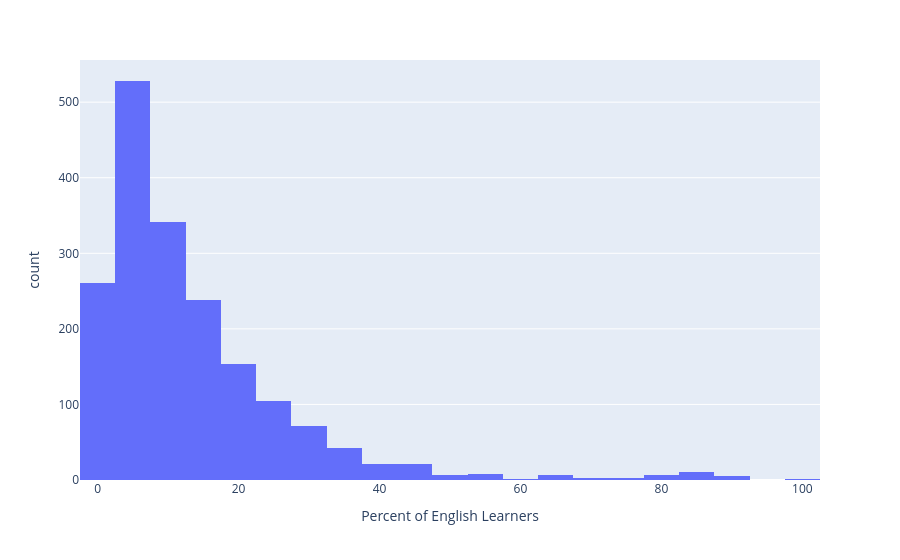

The notebook cell saved with this chart:
### Markdown cell above
#### Task 2c: English Learners
**1.** Create a histogram to view the distribution of the percentage of students who are learning English as a second language in NYC’s public high schools. You'll need to answer the questions that follow.

### Code cell
# Plot the distribution of the % of students who are learning English as a second language in schools
fig = px.histogram(
    schools,
    x="percent_english_learners",
    nbins=40,
    labels={"percent_english_learners": "Percent of English Learners"},
)

fig.show()

### Figure 1 — Plotly figure (JSON) as saved in the notebook; plotly's stock layout.template omitted (floating-point values rounded to 4 significant figures; data arrays with more than 128 entries replaced by an {"elided": "..."} marker saying what was removed)
{"data": [{"alignmentgroup": "True", "bingroup": "x", "hovertemplate": "Percent of English Learners=%{x}<br>count=%{y}<extra></extra>", "legendgroup": "", "marker": {"color": "#636efa", "pattern": {"shape": ""}}, "name": "", "nbinsx": 40, "offsetgroup": "", "orientation": "v", "showlegend": false, "type": "histogram", "x": {"elided": "1834 float values"}, "xaxis": "x", "yaxis": "y"}], "layout": {"autosize": true, "barmode": "relative", "legend": {"tracegroupgap": 0}, "margin": {"t": 60}, "xaxis": {"anchor": "y", "autorange": true, "domain": [0, 1], "range": [-2.5, 102.5], "title": {"text": "Percent of English Learners"}, "type": "linear"}, "yaxis": {"anchor": "x", "autorange": true, "domain": [0, 1], "range": [0, 555.8], "title": {"text": "count"}}}}
